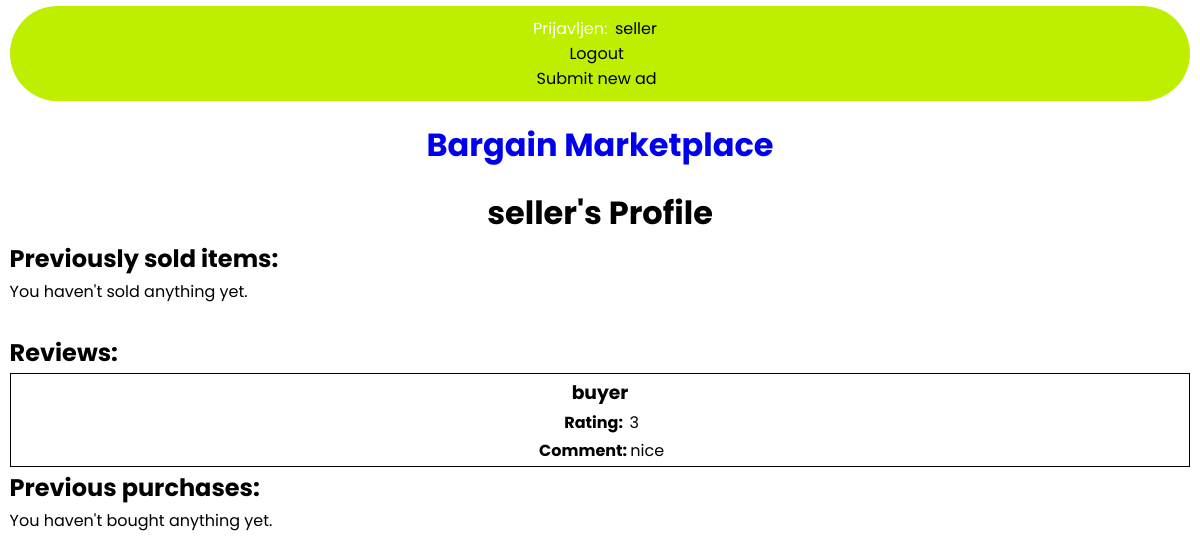
The app's page /marketplace/profile/2/ (signed in), older data.
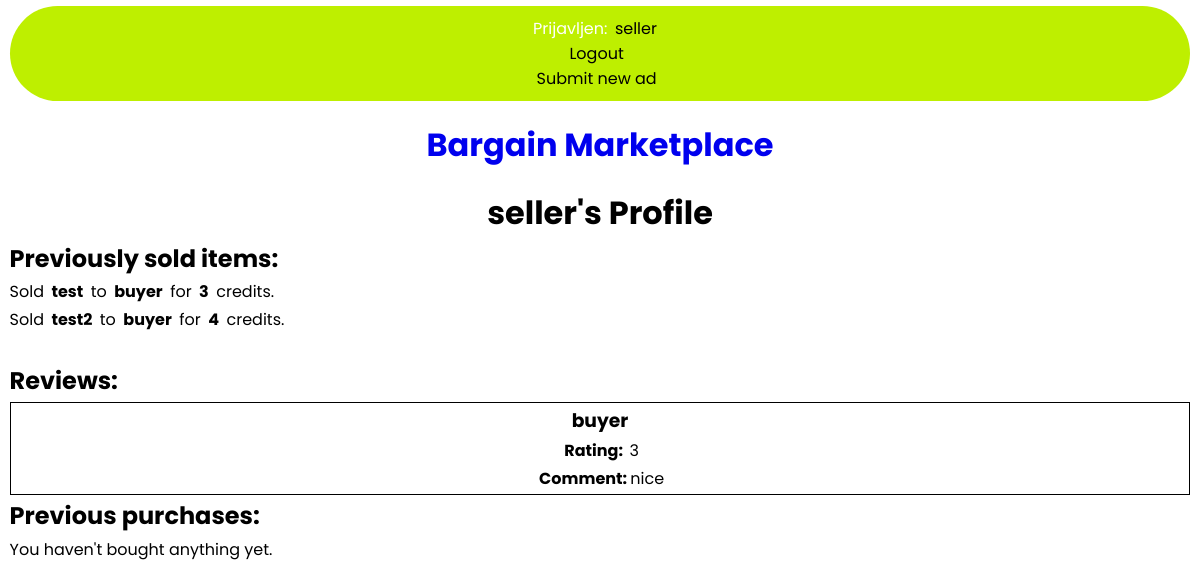
The same page, newer data.
### marketplace/models.py (models this page shows, shortened)
class MarketplaceUser(models.Model):
    user = models.OneToOneField(User, on_delete=models.CASCADE, primary_key = True)
    isSeller = models.BooleanField()
    credits = models.PositiveIntegerField()
    def __str__(self):
        return f"{self.user}"

class Review(models.Model):
    poster = models.ForeignKey(User, on_delete=models.CASCADE)
    seller = models.ForeignKey(MarketplaceUser, on_delete=models.CASCADE)
    rating = models.IntegerField()
    text = models.CharField(max_length=512)

class Purchase(models.Model):
    buyer = models.ForeignKey(User, on_delete=models.CASCADE)
    seller = models.ForeignKey(MarketplaceUser, on_delete=models.CASCADE)
    ad = models.ForeignKey(Ad, on_delete=models.CASCADE)

class Ad(models.Model):
    title = models.CharField(max_length=128)
    desc = models.CharField(max_length=512)
    price = models.PositiveIntegerField()
    pub_date = models.DateTimeField(auto_now_add=True)
    seller = models.ForeignKey(MarketplaceUser, on_delete=models.CASCADE)
    isActive = models.BooleanField()
    image = models.CharField(max_length=128)
    type = models.CharField(max_length=128)
    def __str__(self):
        return f"{self.title}"

### marketplace/views.py (the view, shortened to what this page needs)
# urls.py: path("profile/<int:user_id>/", profile, name="profile"),
def profile(request, user_id):
    if request.user.is_authenticated:
        clicked_user = get_object_or_404(MarketplaceUser, pk=user_id)
        if clicked_user.isSeller:
            reviews = clicked_user.review_set.all()
            if request.user.id == user_id: #seller checking out his own profile
                prev_sold_items = clicked_user.purchase_set.all()
                purchases = request.user.purchase_set.all()
                context = {
                    'seller': clicked_user,
                    'reviews': reviews,
                    'prev_sold_items': prev_sold_items,
                    'purchases': purchases,
                }
                return render(request, 'marketplace/seller_profile.html', context)
        return HttpResponseRedirect(reverse('home'))

### marketplace/templates/marketplace/seller_profile.html
{% extends 'marketplace/base.html' %}
{% block content %}
    <h1>{{ seller }}'s Profile</h1>
    <h2>Previously sold items:</h2>
    {% for sold_item in prev_sold_items %}
        <p>Sold <b>{{ sold_item.ad }}</b> to <b>{{ sold_item.buyer }}</b> for <b>{{ sold_item.ad.price }}</b> credits.</p>
    {% empty %}
        <p>You haven't sold anything yet.</p>
    {% endfor %}
    <br>
    <h2>Reviews:</h2>
    {% for review in reviews %}
        <div class ="review">
        <h3>{{ review.poster }}</h3>
        <p><b>Rating: </b>{{ review.rating }}</p>
        <p><b>Comment:</b>{{ review.text }}</p>
        </div>
    {% empty %}
        <p>There are no reviews yet.</p>
    {% endfor %}
    <h2>Previous purchases:</h2>
    {% for purchase in purchases %}
        <p>Bought <b>{{ purchase.ad }}</b> from <b>{{ purchase.seller }}</b> for <b>{{ purchase.ad.price }}</b> credits.</p>
        <form action="{% url 'marketplace:dispute' purchase.ad.id %}" method="post">
            {% csrf_token %}
            <label for ="">Text</label>
            <input type="text" name="text" required> <br>
            <input type="submit" value="Submit a dispute">
        </form>
    {% empty %}
        <p>You haven't bought anything yet.</p>
    {% endfor %}
{% endblock content %}

### marketplace/templates/marketplace/base.html (shortened to what this page needs)
<!DOCTYPE html>
{% load static %}
<html lang="en">
    <head>
        <link rel="stylesheet" type="text/css" href="{% static 'marketplace\css\marketplace.css' %}">
    </head>
    <body>
        <nav>
                {% if request.user.is_authenticated %}
                    Prijavljen: <a href="{% url 'marketplace:profile' request.user.id %}">{{request.user.username}}</a></a>
                    <br>
                    <a href="{% url 'logout' %}">Logout</a>
                    <br>
                    <a href="{% url 'marketplace:new' %}">Submit new ad</a>
                {% else %}
                    <a href="{% url 'login' %}">Login</a>
                    <br>
                    <a href="{% url 'marketplace:register' %}">Register</a>
                {% endif %}
        </nav>
        <h1><a href="/">Bargain Marketplace</a></h1>
        {% block content %}
        {% endblock content %}
    </body>
</html>

### marketplace/static/marketplace/css/marketplace.css (style rules this page uses)
* { margin: 0.2rem; padding: 0; }
body { font-family: 'Poppins', sans-serif; }
html { scroll-behavior: smooth; }
nav { background-color: #beef00; border-radius: 100px; color: #fff; padding: 10px 10px; text-align: center; justify-content: center; align-items: center; }
nav a { color: black; text-decoration: none; margin-right: 10px; align-items: center; }
h1 { text-align: center; margin-top: 20px; color: black; }
h1 a { text-decoration: none; }
.review { text-align:center; border:1px solid black; }

Row changes from the older to the newer data that the page shows:
added Purchase: ad "test", buyer "buyer", ad.price "3"
added Purchase: ad "test2", buyer "buyer", ad.price "4"
Text that changed along with them:
text no longer shown: "You haven't sold anything yet."
